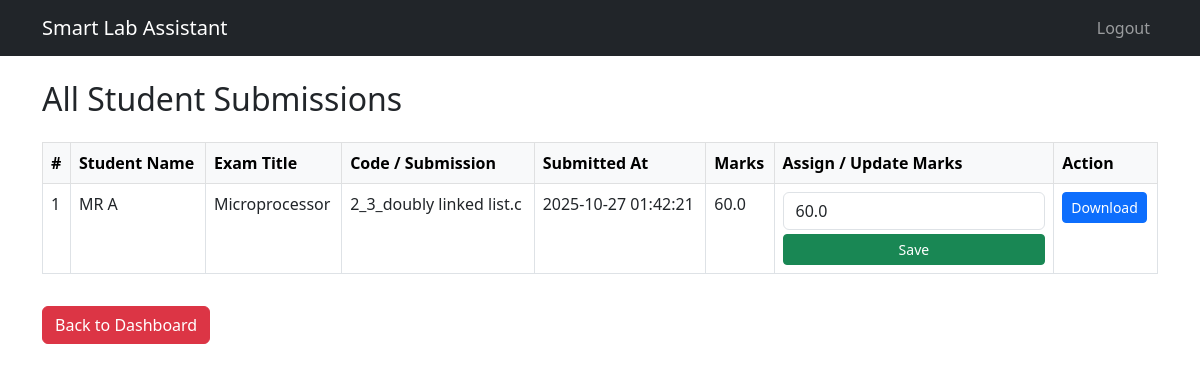
/teacher/submissions/3 (signed in), run on the app's committed database.
### app.py (models this page shows, shortened)
class Submission(db.Model):
    id = db.Column(db.Integer, primary_key=True)
    exam_id = db.Column(db.Integer, db.ForeignKey('exam.id'))
    student_id = db.Column(db.Integer, db.ForeignKey('user.id'))
    file_name = db.Column(db.String(255))
    code = db.Column(db.Text)
    mark = db.Column(db.Float)
    submitted_at = db.Column(db.DateTime, default=datetime.utcnow)
    @property
    def student_name(self):
        if self.student and self.student.profile and self.student.profile.full_name:
            return self.student.profile.full_name
        return self.student.username if self.student else "Unknown"
    @property
    def exam_title(self):
        return self.exam.title if self.exam else "Unknown Exam"

class Profile(db.Model):
    id = db.Column(db.Integer, primary_key=True)
    full_name = db.Column(db.String(120))
    department = db.Column(db.String(100))
    roll = db.Column(db.String(100))
    user_id = db.Column(db.Integer, db.ForeignKey('user.id'), nullable=False)

class Exam(db.Model):
    id = db.Column(db.Integer, primary_key=True)
    title = db.Column(db.String(120), nullable=False)
    description = db.Column(db.Text)
    duration_minutes = db.Column(db.Integer, default=30)
    start_time = db.Column(db.DateTime, nullable=True)
    end_time = db.Column(db.DateTime, nullable=True)
    published = db.Column(db.Boolean, default=False)
    teacher_id = db.Column(db.Integer, db.ForeignKey('user.id'))
    submissions = db.relationship('Submission', backref='exam', lazy=True)

### app.py (the view)
@app.route('/teacher/submissions/<int:exam_id>')
@login_required
def teacher_submissions(exam_id):
    if current_user.role!='teacher':
        flash('Access denied!','danger')
        return redirect(url_for('index'))
    exam = Exam.query.get(exam_id)
    submissions = Submission.query.filter_by(exam_id=exam_id).all() if exam else []
    return render_template('teacher_submissions.html',exam=exam,submissions=submissions)

### app.py (called while the page is built)
@login_manager.user_loader
def load_user(user_id):
    return User.query.get(int(user_id))

### templates/teacher_submissions.html (shortened to what this page needs)
{% extends "base.html" %}
{% block content %}
<div class="container mt-4">
    <h2 class="mb-4">All Student Submissions</h2>
    {% if submissions %}
    <table class="table table-bordered table-hover">
        <thead class="table-light">
            <tr>
                <th>#</th>
                <th>Student Name</th>
                <th>Exam Title</th>
                <th>Code / Submission</th>
                <th>Submitted At</th>
                <th>Marks</th>
                <th>Assign / Update Marks</th>
                <th>Action</th>
            </tr>
        </thead>
        <tbody>
            {% for sub in submissions %}
            <tr>
                <td>{{ loop.index }}</td>
                <td>{{ sub.student_name }}</td>
                <td>{{ sub.exam_title }}</td>
                <td>
                    {% if sub.code %}
                        <pre style="max-height:150px; overflow:auto;">{{ sub.code }}</pre>
                    {% elif sub.file_name %}
                        {{ sub.file_name }}
                    {% else %}
                        No Submission
                    {% endif %}
                </td>
                <td>{{ sub.submitted_at.strftime("%Y-%m-%d %H:%M:%S") }}</td>
                <td>{{ sub.mark if sub.mark is not none else 'Not graded' }}</td>
                <td>
                    <form method="POST" action="{{ url_for('save_mark') }}" class="d-flex flex-column">
                        <input type="number" step="0.01" name="mark" class="form-control mb-1" placeholder="Enter marks" value="{{ sub.mark or '' }}" required>
                        <button type="submit" class="btn btn-sm btn-success">Save</button>
                    </form>
                </td>
                <td>
                    {% if sub.file_name %}
                        <a href="{{ url_for('download_submission', filename=sub.file_name) }}" class="btn btn-primary btn-sm">Download</a>
                    {% else %}
                        N/A
                    {% endif %}
                </td>
            </tr>
            {% endfor %}
        </tbody>
    </table>
    {% else %}
        <p class="text-center">No submissions yet.</p>
    {% endif %}
    <a href="{{ url_for('teacher_dashboard') }}" class="btn btn-danger mt-3">Back to Dashboard</a>
</div>
{% endblock %}

### data on the page
Submission: student_name "MR A", exam_title "Microprocessor", file_name "2_3_doubly linked list.c", submitted_at "2025-10-27 01:42:21", mark "60.0"
